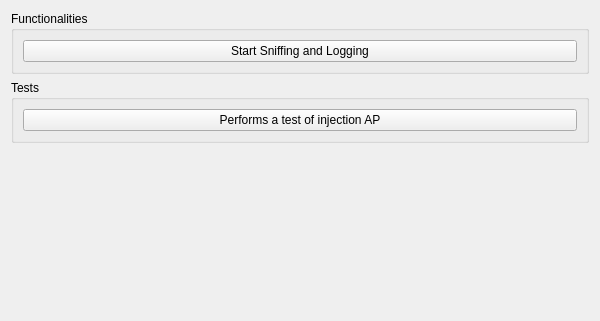
          <widget class="QWidget" name="page2">
           <property name="geometry">
            <rect>
             <x>0</x>
             <y>0</y>
             <width>600</width>
             <height>321</height>
            </rect>
           </property>
           <attribute name="label">
            <string>General functionalities</string>
           </attribute>
           <layout class="QVBoxLayout">
            <item>
             <widget class="QGroupBox" name="buttonGroup2_2_2_2">
              <property name="title">
               <string>Functionalities</string>
              </property>
              <layout class="QVBoxLayout">
               <item>
                <widget class="QPushButton" name="button_wpa_start_sniff">
                 <property name="text">
                  <string>Start Sniffing and Logging</string>
                 </property>
                </widget>
               </item>
              </layout>
             </widget>
            </item>
            <item>
             <widget class="QGroupBox" name="buttonGroup2_2_2">
              <property name="title">
               <string>Tests</string>
              </property>
              <layout class="QVBoxLayout">
               <item>
                <widget class="QPushButton" name="button_wpa_test_inj">
                 <property name="text">
                  <string>Performs a test of injection AP</string>
                 </property>
                </widget>
               </item>
              </layout>
             </widget>
            </item>
            <item>
             <spacer name="spacer22_3_2">
              <property name="orientation">
               <enum>Qt::Vertical</enum>
              </property>
              <property name="sizeType">
               <enum>QSizePolicy::Expanding</enum>
              </property>
              <property name="sizeHint" stdset="0">
               <size>
                <width>41</width>
                <height>140</height>
               </size>
              </property>
             </spacer>
            </item>
           </layout>
          </widget>
